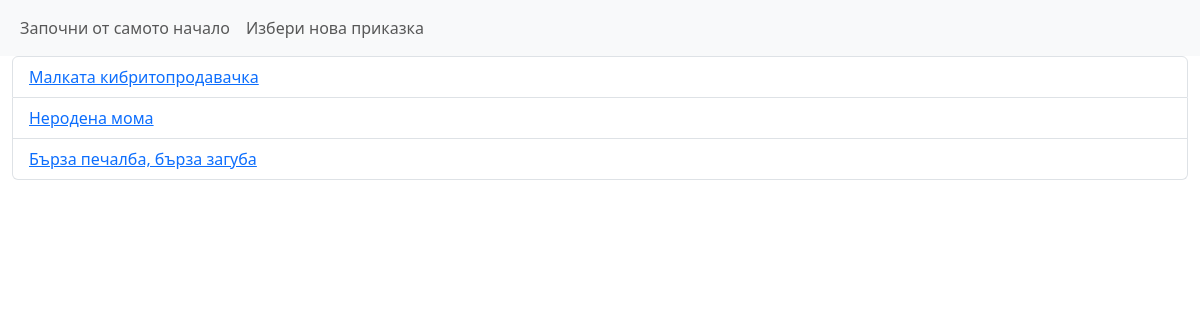
The page / on the database its author committed.
### teacherReader/teacher/models.py (models this page shows, shortened)
class FairyTaleText(models.Model):
    title = models.CharField(max_length=100)
    author = models.CharField(max_length=100, blank=True, null=True)
    text = models.TextField()
    slug = models.SlugField(max_length=100, unique=True, blank=True, null=True)

### teacherReader/teacher/views.py (the view)
# urls.py: path('', views.FairyTaleChooser.as_view(), name='fairy-tale-chooser'),
class FairyTaleChooser(ListView):
    template_name = 'chooser.html'
    model = FairyTaleText
    context_object_name = 'texts'
    def get_context_data(self, **kwargs):
        context = super().get_context_data()
        tale = FairyTale(self.request)
        tale.clear_fairytale()
        return context

### teacherReader/teacher/fairytale.py (called while the page is built)
    def clear_fairytale(self):
        if 'fairytale' in self.session:
            del self.session['fairytale']
        if 'previous_words' in self.session:
            del self.session['previous_words']
        if 'guessed_words' in self.session:
            del self.session['guessed_words']
        self.session.modified = True

### templates/chooser.html (shortened to what this page needs)
{% extends 'layout.html' %}
{% block main_content %}
    <div class="container-fluid">
        <ul class="list-group">
            {% for text in texts %}
                <li class="list-group-item list-group-item-action"><a
                        href="{% url 'teacher-reader' slug=text.slug %}">{{ text.title }}</a></li>
            {% endfor %}
        </ul>
    </div>
{% endblock %}

### templates/layout.html (shortened to what this page needs)
<!DOCTYPE html>
<html lang="en">
<head>
    <link href="https://cdn.jsdelivr.net/npm/bootstrap@5.3.3/dist/css/bootstrap.min.css" rel="stylesheet"
>
</head>
<body>
{% include 'partials/navigation.html' %}
{% block main_content %}
{% endblock %}
</body>
</html>

### templates/partials/navigation.html (shortened to what this page needs)
<nav class="navbar navbar-expand-lg bg-body-tertiary">
  <div class="container-fluid">
    <div class="collapse navbar-collapse" id="navbarNav">
      <ul class="navbar-nav">
        <li class="nav-item">
          <a class="nav-link" href="{% url 'fairy-tale-chooser' %}">Започни от самото начало</a>
        </li>
        <li class="nav-item">
          <a class="nav-link" href="{% url 'new-fairy-tale' %}">Избери нова приказка</a>
        </li>
      </ul>
    </div>
  </div>
</nav>

### rows shown on the page
FairyTaleText: title "Малката кибритопродавачка"
FairyTaleText: title "Неродена мома"
FairyTaleText: title "Бърза печалба, бърза загуба"
